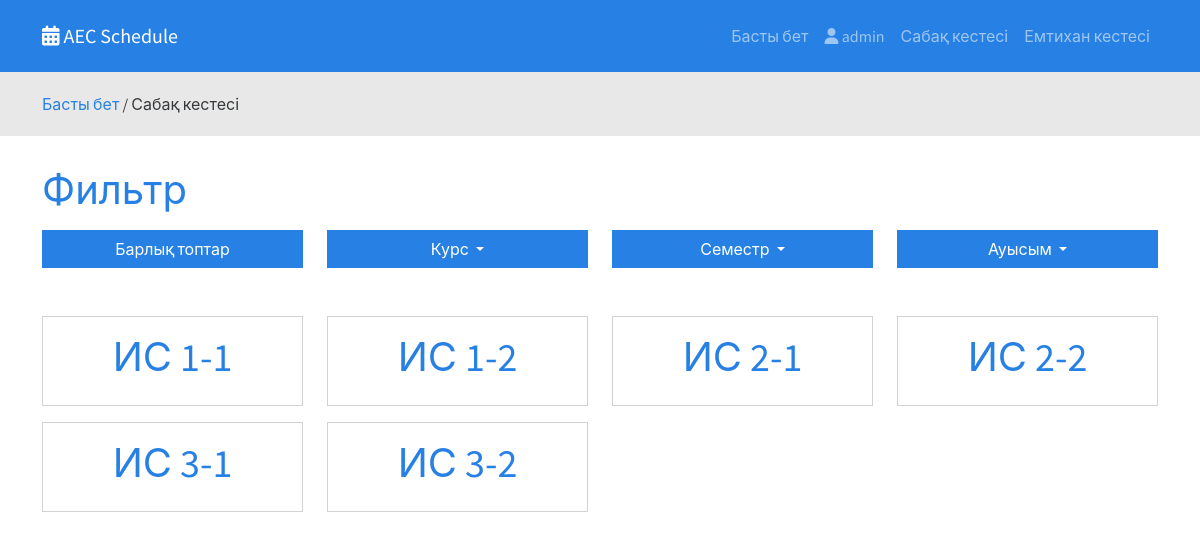
/schedule/lessons/group/ (signed in), run on the app's committed database.
### core/models.py (models this page shows, shortened)
class GroupStudy(models.Model):
    groupName = models.CharField("Топ атауы", max_length=255)
    position = models.ForeignKey(Position, on_delete=models.CASCADE, verbose_name="Ауысым")
    term = models.ForeignKey(Term, on_delete=models.CASCADE, verbose_name="Семестр")
    course = models.ForeignKey(Course, on_delete=models.CASCADE, verbose_name="Курс")
    class Meta:
        verbose_name = "Топ"
        verbose_name_plural = "Топтар"

### core/views.py (the view)
# urls.py: path('schedule/lessons/group/', views.scheduleGroups, name='scheduleGroups'),
def scheduleGroups(request):
    terms = Term.objects.all()
    positions = Position.objects.all()
    courses = Course.objects.all()
    searchData = request.GET.get('search')
    if searchData:
        groups = GroupStudy.objects.filter(Q(groupName__icontains=searchData) | Q(groupName__icontains=searchData))
    else:
        groups = GroupStudy.objects.all()
    groups = GroupStudy.objects.all()
    schedules = Schedule.objects.all()
    return render(request, "groups.html", {
        'schedules': schedules,
        'groups': groups,
        'terms': terms,
        'positions': positions,
        'courses': courses,
    })

### core/templates/groups.html (shortened to what this page needs)
{% extends 'base.html' %}
{% block content %}
{% if user.is_authenticated %}
    <div class="schedule">
        <div class="navigator">
            <div class="container">
                <span><a href="{% url 'homePage' %}">Басты бет</a> / Сабақ кестесі</span>
            </div>
        </div>
        <div class="container">
            <div class="filter mb-5">
                <h1 class="text-primary mb-3">Фильтр</h1>
                <div class="row">
                    <div class="col-md-3">
                        <a href="{% url 'scheduleGroups' %}" class="btn btn-primary d-block">Барлық топтар</a>
                    </div>
                    <div class="col-md-3">
                        <div class="dropdown">
                            <a class="btn btn-primary d-block dropdown-toggle" href="#" role="button" data-bs-toggle="dropdown" aria-expanded="false">
                                Курс
                            </a>
                        </div>
                    </div>
                    <div class="col-md-3">
                        <div class="dropdown">
                            <a class="btn btn-primary d-block dropdown-toggle" href="#" role="button" data-bs-toggle="dropdown" aria-expanded="false">
                                Семестр
                            </a>
                        </div>
                    </div>
                    <div class="col-md-3">
                        <div class="dropdown">
                            <a class="btn btn-primary d-block dropdown-toggle" href="#" role="button" data-bs-toggle="dropdown" aria-expanded="false">
                                Ауысым
                            </a>
                        </div>
                    </div>
                </div>
            </div>
        </div>
        <div class="container">
            <div class="row">
                {% for group in groups %}
                <div class="col-md-3 mb-3">
                    <a href="{% url 'scheduleDetail' pk=group.pk %}" style="text-decoration: none;">
                        <div class="card">
                            <div class="card-body">
                                <h1 style="text-align: center;">{{ group.groupName }}</h1>
                            </div>
                        </div>
                    </a>
                </div>
                {% endfor %}
            </div>
        </div>
    </div>
{% endif %}
{% endblock %}

### core/templates/base.html (shortened to what this page needs)
{% load static %}
<!DOCTYPE html>
<html lang="en">
<head>
    <link rel="stylesheet" href="{%  static './css/style.css' %}">
    <link rel="stylesheet" href="{% static './css/bootstrap.min.css' %}">
    <link rel="stylesheet" href="https://cdnjs.cloudflare.com/ajax/libs/font-awesome/6.4.0/css/all.min.css" />
</head>
<body>
    <header class="navbar pt-3 pb-3 navbar-expand-lg bg-primary navbar-dark">
        <div class="container">
          <a class="navbar-brand" href="#"><i class="fa-solid fa-calendar-days"></i> AEC Schedule</a>
          <div class="collapse navbar-collapse" id="navbarSupportedContent">
            <ul class="navbar-nav ms-auto mb-2 mb-lg-0">
                <li class="nav-item">
                    <a class="nav-link" href="{% url 'homePage' %}">Басты бет</a>
                </li>
                {% if user.is_authenticated %}
                <li class="nav-item dropdown">
                    <a class="nav-link" href="#" role="button" data-bs-toggle="dropdown" aria-expanded="false">
                        <i class="fa-solid fa-user"></i> {{ user.username }}
                    </a>
                </li>
                <li class="nav-item">
                    <a class="nav-link" href="{% url 'scheduleGroups' %}">Сабақ кестесі</a>
                </li>
                <li class="nav-item">
                    <a class="nav-link" href="{% url 'examGroups' %}">Емтихан кестесі</a>
                </li>
                {% endif %}
            </ul>
          </div>
        </div>
    </header>
    {% block content %}
    {% endblock %}
</body>
</html>

### core/static/css/style.css (style rules this page uses)
.navigator { padding: 20px 0; background-color: #e8e8e8; margin-bottom: 30px; }
.navigator a { text-decoration: none; }

### data on the page
GroupStudy: groupName "ИС 1-1"
GroupStudy: groupName "ИС 1-2"
GroupStudy: groupName "ИС 2-1"
GroupStudy: groupName "ИС 2-2"
GroupStudy: groupName "ИС 3-1"
GroupStudy: groupName "ИС 3-2"

### other printed values
{{ user.username }} "admin"
